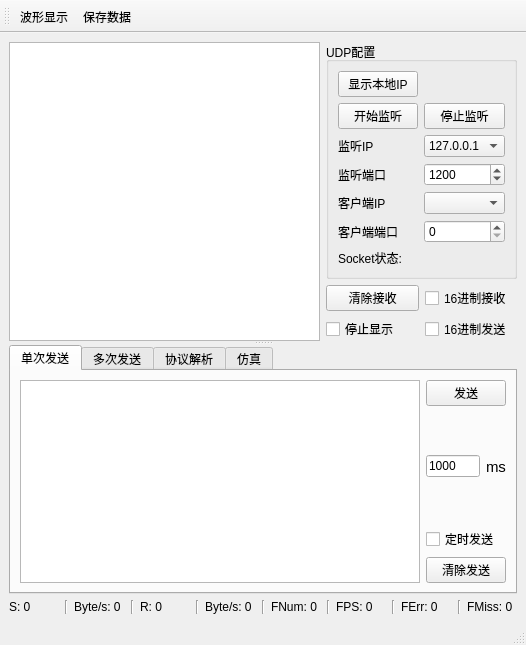
<?xml version="1.0" encoding="UTF-8"?>
<ui version="4.0">
 <class>MainWindow</class>
 <widget class="QMainWindow" name="MainWindow">
  <property name="geometry">
   <rect>
    <x>0</x>
    <y>0</y>
    <width>526</width>
    <height>645</height>
   </rect>
  </property>
  <property name="windowTitle">
   <string>MainWindow</string>
  </property>
  <widget class="QWidget" name="centralwidget">
   <layout class="QGridLayout" name="gridLayout_3">
    <item row="0" column="0">
     <widget class="QSplitter" name="splitter_2">
      <property name="sizePolicy">
       <sizepolicy hsizetype="Expanding" vsizetype="Expanding">
        <horstretch>0</horstretch>
        <verstretch>0</verstretch>
       </sizepolicy>
      </property>
      <property name="orientation">
       <enum>Qt::Vertical</enum>
      </property>
      <widget class="QWidget" name="layoutWidget">
       <layout class="QVBoxLayout" name="verticalLayout_2">
        <item>
         <layout class="QHBoxLayout" name="horizontalLayout">
          <item>
           <widget class="QPlainTextEdit" name="plainTextEditRec"/>
          </item>
          <item>
           <layout class="QVBoxLayout" name="verticalLayout">
            <item>
             <widget class="QGroupBox" name="groupBox">
              <property name="title">
               <string>UDP配置</string>
              </property>
              <layout class="QGridLayout" name="gridLayout">
               <item row="3" column="1">
                <widget class="QSpinBox" name="spinBoxListenPort">
                 <property name="maximum">
                  <number>9999</number>
                 </property>
                 <property name="value">
                  <number>1200</number>
                 </property>
                </widget>
               </item>
               <item row="6" column="0" colspan="2">
                <widget class="QLabel" name="labelSocketState">
                 <property name="text">
                  <string>Socket状态:</string>
                 </property>
                </widget>
               </item>
               <item row="0" column="0">
                <widget class="QPushButton" name="pushButtonShowLocalIp">
                 <property name="text">
                  <string>显示本地IP</string>
                 </property>
                </widget>
               </item>
               <item row="2" column="1">
                <widget class="QComboBox" name="comboBoxListenIp">
                 <item>
                  <property name="text">
                   <string>127.0.0.1</string>
                  </property>
                 </item>
                </widget>
               </item>
               <item row="2" column="0">
                <widget class="QLabel" name="label_5">
                 <property name="text">
                  <string>监听IP</string>
                 </property>
                </widget>
               </item>
               <item row="4" column="1">
                <widget class="QComboBox" name="comboBoxClientIp"/>
               </item>
               <item row="5" column="1">
                <widget class="QSpinBox" name="spinBoxClientPort"/>
               </item>
               <item row="4" column="0">
                <widget class="QLabel" name="label_4">
                 <property name="text">
                  <string>客户端IP</string>
                 </property>
                </widget>
               </item>
               <item row="5" column="0">
                <widget class="QLabel" name="label_6">
                 <property name="text">
                  <string>客户端端口</string>
                 </property>
                </widget>
               </item>
               <item row="1" column="1">
                <widget class="QPushButton" name="pushButtonStopListen">
                 <property name="text">
                  <string>停止监听</string>
                 </property>
                </widget>
               </item>
               <item row="1" column="0">
                <widget class="QPushButton" name="pushButtonListen">
                 <property name="text">
                  <string>开始监听</string>
                 </property>
                 <property name="checkable">
                  <bool>false</bool>
                 </property>
                </widget>
               </item>
               <item row="3" column="0">
                <widget class="QLabel" name="label_3">
                 <property name="text">
                  <string>监听端口</string>
                 </property>
                </widget>
               </item>
              </layout>
             </widget>
            </item>
            <item>
             <layout class="QGridLayout" name="gridLayout_2">
              <item row="1" column="1">
               <widget class="QCheckBox" name="checkBoxHexSend">
                <property name="text">
                 <string>16进制发送</string>
                </property>
               </widget>
              </item>
              <item row="1" column="0">
               <widget class="QCheckBox" name="checkBoxStopShow">
                <property name="text">
                 <string>停止显示</string>
                </property>
               </widget>
              </item>
              <item row="0" column="0">
               <widget class="QPushButton" name="pushButtonClearRec">
                <property name="text">
                 <string>清除接收</string>
                </property>
               </widget>
              </item>
              <item row="0" column="1">
               <widget class="QCheckBox" name="checkBoxHexRec">
                <property name="text">
                 <string>16进制接收</string>
                </property>
               </widget>
              </item>
             </layout>
            </item>
           </layout>
          </item>
         </layout>
        </item>
       </layout>
      </widget>
      <widget class="QTabWidget" name="tabWidget">
       <property name="sizePolicy">
        <sizepolicy hsizetype="Expanding" vsizetype="Preferred">
         <horstretch>0</horstretch>
         <verstretch>0</verstretch>
        </sizepolicy>
       </property>
       <property name="maximumSize">
        <size>
         <width>16777215</width>
         <height>16777215</height>
        </size>
       </property>
       <property name="currentIndex">
        <number>0</number>
       </property>
       <widget class="QWidget" name="tab_1">
        <attribute name="title">
         <string notr="true">单次发送</string>
        </attribute>
        <layout class="QHBoxLayout" name="horizontalLayout_6" stretch="8,1">
         <item>
          <widget class="QPlainTextEdit" name="plainTextEditSend"/>
         </item>
         <item>
          <layout class="QVBoxLayout" name="verticalLayout_3">
           <item>
            <widget class="QPushButton" name="pushButtonSingleSend">
             <property name="text">
              <string>发送</string>
             </property>
            </widget>
           </item>
           <item>
            <layout class="QHBoxLayout" name="horizontalLayout_2">
             <item>
              <widget class="QLineEdit" name="lineEditSingleSend">
               <property name="text">
                <string>1000</string>
               </property>
              </widget>
             </item>
             <item>
              <widget class="QLabel" name="label_2">
               <property name="font">
                <font>
                 <pointsize>11</pointsize>
                </font>
               </property>
               <property name="text">
                <string>ms</string>
               </property>
              </widget>
             </item>
            </layout>
           </item>
           <item>
            <widget class="QCheckBox" name="checkBoxSingleSend">
             <property name="text">
              <string>定时发送</string>
             </property>
            </widget>
           </item>
           <item>
            <widget class="QPushButton" name="pushButtonClearSend">
             <property name="text">
              <string>清除发送</string>
             </property>
            </widget>
           </item>
          </layout>
         </item>
        </layout>
       </widget>
       <widget class="QWidget" name="tab_2">
        <attribute name="title">
         <string notr="true">多次发送</string>
        </attribute>
        <layout class="QHBoxLayout" name="horizontalLayout_4" stretch="8,1">
         <item>
          <layout class="QGridLayout" name="gridLayout_5">
           <property name="leftMargin">
            <number>0</number>
           </property>
           <property name="rightMargin">
            <number>0</number>
           </property>
           <item row="0" column="0">
            <widget class="QCheckBox" name="checkBoxMultiSend_1">
             <property name="text">
              <string/>
             </property>
            </widget>
           </item>
           <item row="0" column="1">
            <widget class="QLineEdit" name="lineEditMultiSend_1"/>
           </item>
           <item row="0" column="2">
            <widget class="QPushButton" name="pushButtonMultiSend_1">
             <property name="sizePolicy">
              <sizepolicy hsizetype="Fixed" vsizetype="Fixed">
               <horstretch>0</horstretch>
               <verstretch>0</verstretch>
              </sizepolicy>
             </property>
             <property name="maximumSize">
              <size>
               <width>20</width>
               <height>16777215</height>
              </size>
             </property>
             <property name="text">
              <string>1</string>
             </property>
            </widget>
           </item>
           <item row="0" column="3">
            <widget class="QCheckBox" name="checkBoxMultiSend_6">
             <property name="text">
              <string/>
             </property>
            </widget>
           </item>
           <item row="0" column="4">
            <widget class="QLineEdit" name="lineEditMultiSend_6"/>
           </item>
           <item row="0" column="5">
            <widget class="QPushButton" name="pushButtonMultiSend_6">
             <property name="sizePolicy">
              <sizepolicy hsizetype="Fixed" vsizetype="Fixed">
               <horstretch>0</horstretch>
               <verstretch>0</verstretch>
              </sizepolicy>
             </property>
             <property name="maximumSize">
              <size>
               <width>20</width>
               <height>16777215</height>
              </size>
             </property>
             <property name="text">
              <string>6</string>
             </property>
            </widget>
           </item>
           <item row="1" column="0">
            <widget class="QCheckBox" name="checkBoxMultiSend_2">
             <property name="text">
              <string/>
             </property>
            </widget>
           </item>
           <item row="1" column="1">
            <widget class="QLineEdit" name="lineEditMultiSend_2"/>
           </item>
           <item row="1" column="2">
            <widget class="QPushButton" name="pushButtonMultiSend_2">
             <property name="sizePolicy">
              <sizepolicy hsizetype="Fixed" vsizetype="Fixed">
               <horstretch>0</horstretch>
               <verstretch>0</verstretch>
              </sizepolicy>
             </property>
             <property name="maximumSize">
              <size>
               <width>20</width>
               <height>16777215</height>
              </size>
             </property>
             <property name="text">
              <string>2</string>
             </property>
            </widget>
           </item>
           <item row="1" column="3">
            <widget class="QCheckBox" name="checkBoxMultiSend_7">
             <property name="text">
              <string/>
             </property>
            </widget>
           </item>
           <item row="1" column="4">
            <widget class="QLineEdit" name="lineEditMultiSend_7"/>
           </item>
           <item row="1" column="5">
            <widget class="QPushButton" name="pushButtonMultiSend_7">
             <property name="sizePolicy">
              <sizepolicy hsizetype="Fixed" vsizetype="Fixed">
               <horstretch>0</horstretch>
               <verstretch>0</verstretch>
              </sizepolicy>
             </property>
             <property name="maximumSize">
              <size>
               <width>20</width>
               <height>16777215</height>
              </size>
             </property>
             <property name="text">
              <string>7</string>
             </property>
            </widget>
           </item>
           <item row="2" column="0">
            <widget class="QCheckBox" name="checkBoxMultiSend_3">
             <property name="text">
              <string/>
             </property>
            </widget>
           </item>
           <item row="2" column="1">
            <widget class="QLineEdit" name="lineEditMultiSend_3"/>
           </item>
           <item row="2" column="2">
            <widget class="QPushButton" name="pushButtonMultiSend_3">
             <property name="sizePolicy">
              <sizepolicy hsizetype="Fixed" vsizetype="Fixed">
               <horstretch>0</horstretch>
               <verstretch>0</verstretch>
              </sizepolicy>
             </property>
             <property name="maximumSize">
              <size>
               <width>20</width>
               <height>16777215</height>
              </size>
             </property>
             <property name="text">
              <string>3</string>
             </property>
            </widget>
           </item>
           <item row="2" column="3">
            <widget class="QCheckBox" name="checkBoxMultiSend_8">
             <property name="text">
              <string/>
             </property>
            </widget>
           </item>
           <item row="2" column="4">
            <widget class="QLineEdit" name="lineEditMultiSend_8"/>
           </item>
           <item row="2" column="5">
            <widget class="QPushButton" name="pushButtonMultiSend_8">
             <property name="sizePolicy">
              <sizepolicy hsizetype="Fixed" vsizetype="Fixed">
               <horstretch>0</horstretch>
               <verstretch>0</verstretch>
              </sizepolicy>
             </property>
             <property name="maximumSize">
              <size>
               <width>20</width>
               <height>16777215</height>
              </size>
             </property>
             <property name="text">
              <string>8</string>
             </property>
            </widget>
           </item>
           <item row="3" column="0">
            <widget class="QCheckBox" name="checkBoxMultiSend_4">
             <property name="text">
              <string/>
             </property>
            </widget>
           </item>
           <item row="3" column="1">
            <widget class="QLineEdit" name="lineEditMultiSend_4"/>
           </item>
           <item row="3" column="2">
            <widget class="QPushButton" name="pushButtonMultiSend_4">
             <property name="sizePolicy">
              <sizepolicy hsizetype="Fixed" vsizetype="Fixed">
               <horstretch>0</horstretch>
               <verstretch>0</verstretch>
              </sizepolicy>
             </property>
             <property name="maximumSize">
              <size>
               <width>20</width>
               <height>16777215</height>
              </size>
             </property>
             <property name="text">
              <string>4</string>
             </property>
            </widget>
           </item>
           <item row="3" column="3">
            <widget class="QCheckBox" name="checkBoxMultiSend_9">
             <property name="text">
              <string/>
             </property>
            </widget>
           </item>
           <item row="3" column="4">
            <widget class="QLineEdit" name="lineEditMultiSend_9"/>
           </item>
           <item row="3" column="5">
            <widget class="QPushButton" name="pushButtonMultiSend_9">
             <property name="sizePolicy">
              <sizepolicy hsizetype="Fixed" vsizetype="Fixed">
               <horstretch>0</horstretch>
               <verstretch>0</verstretch>
              </sizepolicy>
             </property>
             <property name="maximumSize">
              <size>
               <width>20</width>
               <height>16777215</height>
              </size>
             </property>
             <property name="text">
              <string>9</string>
             </property>
            </widget>
           </item>
           <item row="4" column="0">
            <widget class="QCheckBox" name="checkBoxMultiSend_5">
             <property name="text">
              <string/>
             </property>
            </widget>
           </item>
           <item row="4" column="1">
            <widget class="QLineEdit" name="lineEditMultiSend_5"/>
           </item>
           <item row="4" column="2">
            <widget class="QPushButton" name="pushButtonMultiSend_5">
             <property name="sizePolicy">
              <sizepolicy hsizetype="Fixed" vsizetype="Fixed">
               <horstretch>0</horstretch>
               <verstretch>0</verstretch>
              </sizepolicy>
             </property>
             <property name="maximumSize">
              <size>
               <width>20</width>
               <height>16777215</height>
              </size>
             </property>
             <property name="text">
              <string>5</string>
             </property>
            </widget>
           </item>
           <item row="4" column="3">
            <widget class="QCheckBox" name="checkBoxMultiSend_10">
             <property name="text">
              <string/>
             </property>
            </widget>
           </item>
           <item row="4" column="4">
            <widget class="QLineEdit" name="lineEditMultiSend_10"/>
           </item>
           <item row="4" column="5">
            <widget class="QPushButton" name="pushButtonMultiSend_10">
             <property name="sizePolicy">
              <sizepolicy hsizetype="Fixed" vsizetype="Fixed">
               <horstretch>0</horstretch>
               <verstretch>0</verstretch>
              </sizepolicy>
             </property>
             <property name="maximumSize">
              <size>
               <width>20</width>
               <height>16777215</height>
              </size>
             </property>
             <property name="text">
              <string>10</string>
             </property>
            </widget>
           </item>
          </layout>
         </item>
         <item>
          <layout class="QVBoxLayout" name="verticalLayout_4">
           <item>
            <spacer name="verticalSpacer_2">
             <property name="orientation">
              <enum>Qt::Vertical</enum>
             </property>
             <property name="sizeHint" stdset="0">
              <size>
               <width>20</width>
               <height>40</height>
              </size>
             </property>
            </spacer>
           </item>
           <item>
            <layout class="QHBoxLayout" name="horizontalLayout_3">
             <item>
              <widget class="QLineEdit" name="lineEditMultiSend">
               <property name="text">
                <string>1000</string>
               </property>
              </widget>
             </item>
             <item>
              <widget class="QLabel" name="label">
               <property name="font">
                <font>
                 <pointsize>11</pointsize>
                </font>
               </property>
               <property name="text">
                <string>ms</string>
               </property>
              </widget>
             </item>
            </layout>
           </item>
           <item>
            <widget class="QCheckBox" name="checkBoxMultiSend">
             <property name="text">
              <string>定时发送</string>
             </property>
            </widget>
           </item>
           <item>
            <spacer name="verticalSpacer_3">
             <property name="orientation">
              <enum>Qt::Vertical</enum>
             </property>
             <property name="sizeHint" stdset="0">
              <size>
               <width>20</width>
               <height>40</height>
              </size>
             </property>
            </spacer>
           </item>
          </layout>
         </item>
        </layout>
       </widget>
       <widget class="QWidget" name="tab">
        <attribute name="title">
         <string>协议解析</string>
        </attribute>
        <layout class="QGridLayout" name="gridLayout_4">
         <item row="0" column="0">
          <widget class="QSplitter" name="splitter">
           <property name="orientation">
            <enum>Qt::Horizontal</enum>
           </property>
           <widget class="QWidget" name="layoutWidget">
            <layout class="QVBoxLayout" name="verticalLayout_5">
             <item>
              <widget class="QCheckBox" name="checkBoxFrameData">
               <property name="text">
                <string> 显示帧数据</string>
               </property>
              </widget>
             </item>
             <item>
              <widget class="QPlainTextEdit" name="plainTextEditFrameData"/>
             </item>
            </layout>
           </widget>
           <widget class="QWidget" name="layoutWidget">
            <layout class="QVBoxLayout" name="verticalLayout_6">
             <item>
              <layout class="QHBoxLayout" name="horizontalLayout_7">
               <item>
                <widget class="QCheckBox" name="checkBoxPlotData">
                 <property name="text">
                  <string>显示绘图数据</string>
                 </property>
                </widget>
               </item>
               <item>
                <widget class="QPushButton" name="pushButtonClearFramePlotData">
                 <property name="text">
                  <string>清除接收</string>
                 </property>
                </widget>
               </item>
              </layout>
             </item>
             <item>
              <widget class="QPlainTextEdit" name="plainTextEditPlotData"/>
             </item>
            </layout>
           </widget>
          </widget>
         </item>
        </layout>
       </widget>
       <widget class="QWidget" name="tab_3">
        <attribute name="title">
         <string>仿真</string>
        </attribute>
        <layout class="QGridLayout" name="gridLayout_6">
         <item row="0" column="0">
          <layout class="QVBoxLayout" name="verticalLayout_7">
           <item>
            <widget class="QLineEdit" name="lineEditWaveGeneInterval">
             <property name="text">
              <string>10</string>
             </property>
            </widget>
           </item>
           <item>
            <widget class="QCheckBox" name="checkBoxWaveGeneStart">
             <property name="text">
              <string>启动发送</string>
             </property>
            </widget>
           </item>
          </layout>
         </item>
         <item row="0" column="1">
          <spacer name="horizontalSpacer">
           <property name="orientation">
            <enum>Qt::Horizontal</enum>
           </property>
           <property name="sizeHint" stdset="0">
            <size>
             <width>237</width>
             <height>20</height>
            </size>
           </property>
          </spacer>
         </item>
        </layout>
       </widget>
      </widget>
     </widget>
    </item>
    <item row="1" column="0">
     <layout class="QHBoxLayout" name="horizontalLayout_5">
      <item>
       <widget class="QLabel" name="labelSendNum">
        <property name="text">
         <string>S: 0</string>
        </property>
       </widget>
      </item>
      <item>
       <widget class="Line" name="line_7">
        <property name="orientation">
         <enum>Qt::Vertical</enum>
        </property>
       </widget>
      </item>
      <item>
       <widget class="QLabel" name="labelSendRate">
        <property name="text">
         <string>Byte/s: 0</string>
        </property>
       </widget>
      </item>
      <item>
       <widget class="Line" name="line_6">
        <property name="orientation">
         <enum>Qt::Vertical</enum>
        </property>
       </widget>
      </item>
      <item>
       <widget class="QLabel" name="labelRecvNum">
        <property name="text">
         <string>R: 0</string>
        </property>
       </widget>
      </item>
      <item>
       <widget class="Line" name="line_5">
        <property name="orientation">
         <enum>Qt::Vertical</enum>
        </property>
       </widget>
      </item>
      <item>
       <widget class="QLabel" name="labelRecvRate">
        <property name="text">
         <string>Byte/s: 0</string>
        </property>
       </widget>
      </item>
      <item>
       <widget class="Line" name="line_4">
        <property name="orientation">
         <enum>Qt::Vertical</enum>
        </property>
       </widget>
      </item>
      <item>
       <widget class="QLabel" name="labelRecvFrameNum">
        <property name="text">
         <string>FNum: 0</string>
        </property>
       </widget>
      </item>
      <item>
       <widget class="Line" name="line_3">
        <property name="orientation">
         <enum>Qt::Vertical</enum>
        </property>
       </widget>
      </item>
      <item>
       <widget class="QLabel" name="labelRecvFrameRate">
        <property name="text">
         <string>FPS: 0</string>
        </property>
       </widget>
      </item>
      <item>
       <widget class="Line" name="line_2">
        <property name="orientation">
         <enum>Qt::Vertical</enum>
        </property>
       </widget>
      </item>
      <item>
       <widget class="QLabel" name="labelRecvFrameErrNum">
        <property name="text">
         <string>FErr: 0</string>
        </property>
       </widget>
      </item>
      <item>
       <widget class="Line" name="line">
        <property name="orientation">
         <enum>Qt::Vertical</enum>
        </property>
       </widget>
      </item>
      <item>
       <widget class="QLabel" name="labelRecvFrameMissNum">
        <property name="text">
         <string>FMiss: 0</string>
        </property>
       </widget>
      </item>
     </layout>
    </item>
   </layout>
  </widget>
  <widget class="QStatusBar" name="statusbar"/>
  <widget class="QToolBar" name="toolBar">
   <property name="windowTitle">
    <string>toolBar</string>
   </property>
   <attribute name="toolBarArea">
    <enum>TopToolBarArea</enum>
   </attribute>
   <attribute name="toolBarBreak">
    <bool>false</bool>
   </attribute>
   <addaction name="actionPlotShow"/>
   <addaction name="actionSaveCsv"/>
  </widget>
  <action name="actionPlotShow">
   <property name="text">
    <string>波形显示</string>
   </property>
   <property name="toolTip">
    <string>波形显示/关闭</string>
   </property>
   <property name="visible">
    <bool>true</bool>
   </property>
  </action>
  <action name="actionSaveCsv">
   <property name="checkable">
    <bool>true</bool>
   </property>
   <property name="text">
    <string>保存数据</string>
   </property>
  </action>
 </widget>
 <resources/>
 <connections/>
</ui>
